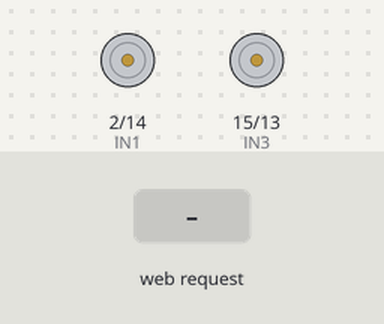
The sketch below on a simulated ESP32. Shown: motor-driver pin pairs drawn as motors (green arrow = first pin HIGH = forward, orange = second pin HIGH = backward, longer = more drive). The inputs (shaded band) are chosen by the test bench. The camera gives no picture; what the sketch prints to the serial monitor is not drawn.

Above: at 1.5 s.
1.6 s: HTTP request GET /cmd?dir=F received
At 2.6 s:
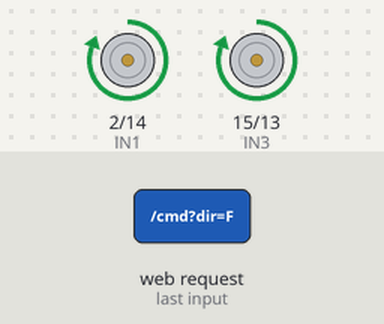
3.1 s: HTTP request GET /cmd?dir=B received
At 3.7 s:
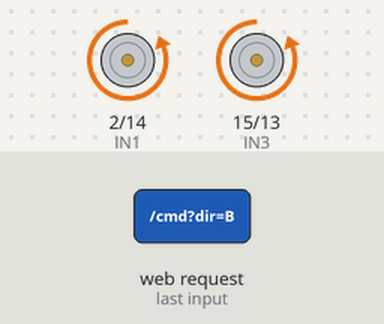
4.6 s: HTTP request GET /cmd?dir=L received
At 5.8 s:
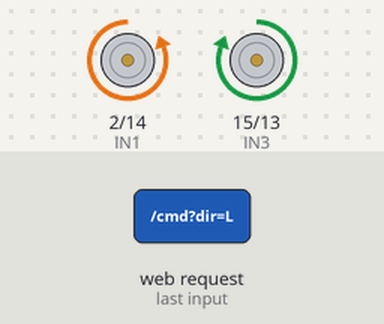
6.1 s: HTTP request GET /cmd?dir=R received
At 7.2 s:
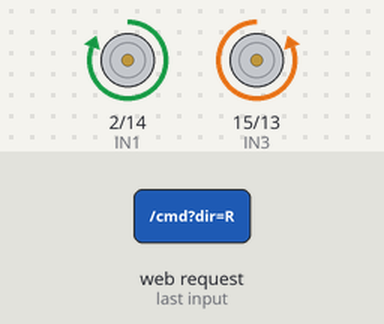
7.6 s: HTTP request GET /cmd received
At 8.3 s:
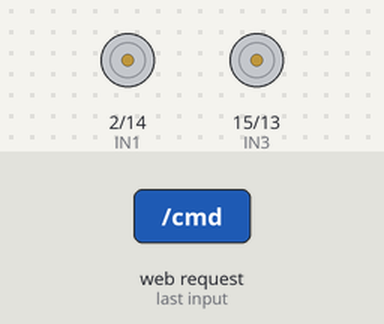
Timing chart, 0 to 10.1 s (numbered marks = the images above; inputs shaded):
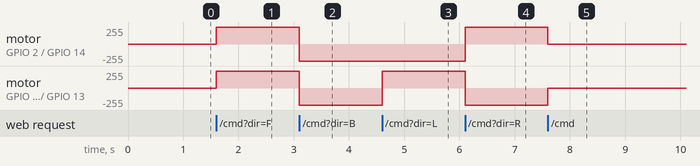

Measured:
- after the input at 1.6 s, motor on GPIO 2 (IN1) / GPIO 14 (IN2), motor on GPIO 15 (IN3) / GPIO 13 (IN4): stopped → forward 255/255 at once
- after the input at 3.1 s, motor on GPIO 2 (IN1) / GPIO 14 (IN2), motor on GPIO 15 (IN3) / GPIO 13 (IN4): forward 255/255 → backward 255/255 at once
- after the input at 4.6 s, motor on GPIO 15 (IN3) / GPIO 13 (IN4): backward 255/255 → forward 255/255 at once
- after the input at 6.1 s, motor on GPIO 2 (IN1) / GPIO 14 (IN2): backward 255/255 → forward 255/255 at once; motor on GPIO 15 (IN3) / GPIO 13 (IN4): forward 255/255 → backward 255/255 at once
- after the input at 7.6 s, motor on GPIO 2 (IN1) / GPIO 14 (IN2): forward 255/255 → stopped at once; motor on GPIO 15 (IN3) / GPIO 13 (IN4): backward 255/255 → stopped at once

The sketch:

cam_car_esp32.ino
```cpp
#include "esp_camera.h"
#include <WiFi.h>
#include <WebServer.h>

// ===== CAMERA PIN CONFIG =====
#define PWDN_GPIO_NUM     32
#define RESET_GPIO_NUM    -1
#define XCLK_GPIO_NUM      0
#define SIOD_GPIO_NUM     26
#define SIOC_GPIO_NUM     27

#define Y9_GPIO_NUM       35
#define Y8_GPIO_NUM       34
#define Y7_GPIO_NUM       39
#define Y6_GPIO_NUM       36
#define Y5_GPIO_NUM       21
#define Y4_GPIO_NUM       19
#define Y3_GPIO_NUM       18
#define Y2_GPIO_NUM        5

#define VSYNC_GPIO_NUM    25
#define HREF_GPIO_NUM     23
#define PCLK_GPIO_NUM     22

// ===== MOTOR CONTROL PINS =====
#define IN1 2
#define IN2 14
#define IN3 15
#define IN4 13

// ===== WIFI CREDENTIALS =====
const char* ssid     = "***";
const char* password = "***";

// ===== WEB SERVER =====
WebServer server(80);

// ===== IMAGE BUFFER =====
String imgBase64 = "";

// ===== CAMERA SETUP =====
void startCamera() {
  camera_config_t config;
  config.ledc_channel = LEDC_CHANNEL_0;
  config.ledc_timer   = LEDC_TIMER_0;
  config.pin_d0       = Y2_GPIO_NUM;
  config.pin_d1       = Y3_GPIO_NUM;
  config.pin_d2       = Y4_GPIO_NUM;
  config.pin_d3       = Y5_GPIO_NUM;
  config.pin_d4       = Y6_GPIO_NUM;
  config.pin_d5       = Y7_GPIO_NUM;
  config.pin_d6       = Y8_GPIO_NUM;
  config.pin_d7       = Y9_GPIO_NUM;
  config.pin_xclk     = XCLK_GPIO_NUM;
  config.pin_pclk     = PCLK_GPIO_NUM;
  config.pin_vsync    = VSYNC_GPIO_NUM;
  config.pin_href     = HREF_GPIO_NUM;
  config.pin_sscb_sda = SIOD_GPIO_NUM;
  config.pin_sscb_scl = SIOC_GPIO_NUM;
  config.pin_pwdn     = PWDN_GPIO_NUM;
  config.pin_reset    = RESET_GPIO_NUM;
  config.xclk_freq_hz = 20000000;
  config.pixel_format = PIXFORMAT_JPEG;
  config.frame_size = FRAMESIZE_QVGA;
  config.jpeg_quality = 10;
  config.fb_count = 1;

  esp_err_t err = esp_camera_init(&config);
  if (err != ESP_OK) {
    Serial.printf("Camera init failed: 0x%x", err);
  }
}

// ===== MOTOR FUNCTIONS =====
void stopMotors() {
  digitalWrite(IN1, LOW);
  digitalWrite(IN2, LOW);
  digitalWrite(IN3, LOW);
  digitalWrite(IN4, LOW);
}

void moveForward() {
  digitalWrite(IN1, HIGH);
  digitalWrite(IN2, LOW);
  digitalWrite(IN3, HIGH);
  digitalWrite(IN4, LOW);
}

void moveBackward() {
  digitalWrite(IN1, LOW);
  digitalWrite(IN2, HIGH);
  digitalWrite(IN3, LOW);
  digitalWrite(IN4, HIGH);
}

void moveLeft() {
  digitalWrite(IN1, LOW);
  digitalWrite(IN2, HIGH);
  digitalWrite(IN3, HIGH);
  digitalWrite(IN4, LOW);
}

void moveRight() {
  digitalWrite(IN1, HIGH);
  digitalWrite(IN2, LOW);
  digitalWrite(IN3, LOW);
  digitalWrite(IN4, HIGH);
}

// ===== HTML PAGE =====
const char index_html[] PROGMEM = R"rawliteral(
<!DOCTYPE html>
<html>
  <head><title>ESP32 Car</title></head>
  <body style="text-align:center">
    <h2>ESP32 CAMERA CAR</h2>
    <img id="cam" src="/capture" width="320" height="240"><br><br>
    <button onclick="sendCommand('F')">Forward</button><br>
    <button onclick="sendCommand('L')">Left</button>
    <button onclick="sendCommand('S')">Stop</button>
    <button onclick="sendCommand('R')">Right</button><br>
    <button onclick="sendCommand('B')">Backward</button>
    <script>
      setInterval(() => {
        document.getElementById('cam').src = '/capture?' + new Date().getTime();
      }, 500);
      function sendCommand(cmd) {
        fetch('/cmd?dir=' + cmd);
      }
    </script>
  </body>
</html>
)rawliteral";

// ===== HANDLERS =====
void handleRoot() {
  server.send(200, "text/html", index_html);
}

void handleCapture() {
  camera_fb_t * fb = esp_camera_fb_get();
  if (!fb) {
    server.send(500, "text/plain", "Camera capture failed");
    return;
  }

  WiFiClient client = server.client();
  client.println("HTTP/1.1 200 OK");
  client.println("Content-Type: image/jpeg");
  client.println("Content-Length: " + String(fb->len));
  client.println();
  client.write(fb->buf, fb->len);

  esp_camera_fb_return(fb);
}

void handleCommand() {
  String dir = server.arg("dir");
  if      (dir == "F") moveForward();
  else if (dir == "B") moveBackward();
  else if (dir == "L") moveLeft();
  else if (dir == "R") moveRight();
  else                 stopMotors();
  server.send(200, "text/plain", "OK");
}

// ===== SETUP =====
void setup() {
  Serial.begin(115200);
  pinMode(IN1, OUTPUT); pinMode(IN2, OUTPUT);
  pinMode(IN3, OUTPUT); pinMode(IN4, OUTPUT);
  stopMotors();

  WiFi.softAP(ssid, password);
  Serial.println("WiFi started");
  Serial.println(WiFi.softAPIP());

  startCamera();

  server.on("/", handleRoot);
  server.on("/capture", handleCapture);
  server.on("/cmd", handleCommand);
  server.begin();
}

// ===== LOOP =====
void loop() {
  server.handleClient();
}
```
